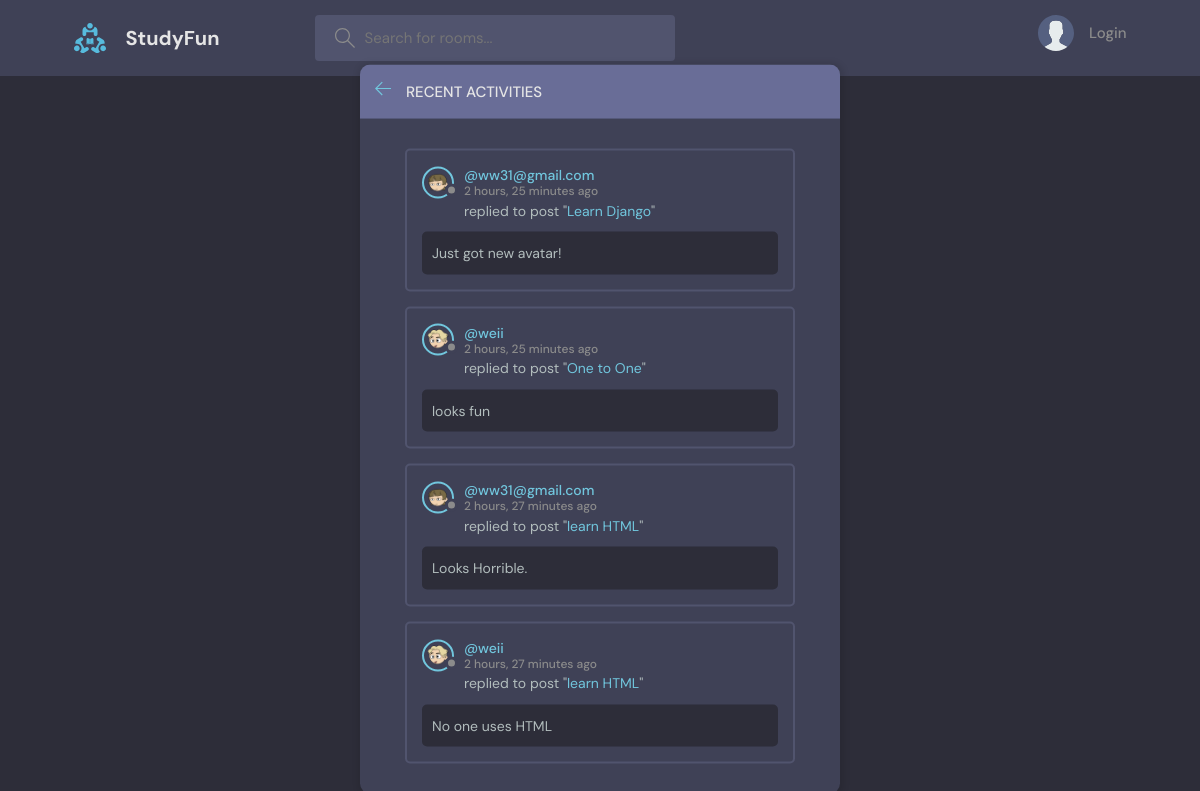
The page /activities/ on the database its author committed.
### base/models.py (models this page shows, shortened)
class Message(models.Model):
    user = models.ForeignKey(User, on_delete=models.CASCADE)
    room = models.ForeignKey(Room, on_delete=models.CASCADE)
    body = models.TextField(blank=False)
    updated = models.DateTimeField(auto_now=True)
    created = models.DateTimeField(auto_now_add=True)
    class Meta:
        ordering = ["-updated", "-created"]

class UserInfo(models.Model):
    email = models.EmailField(unique=True, null=True)
    bio = models.TextField(null=True)
    avatar = models.ImageField(null=True, default="avatar.svg")
    user = models.OneToOneField(
        User,
        on_delete=models.CASCADE,
        primary_key=True,
    )

class Room(models.Model):
    host = models.ForeignKey(User, on_delete=models.SET_NULL, null=True)
    topic = models.ForeignKey(Topic, on_delete=models.SET_NULL, null=True)
    name = models.CharField(max_length=200)
    description = models.TextField(null=True, blank=True)
    participants = models.ManyToManyField(
        User, related_name=("participants"), blank=True
    )
    updated = models.DateTimeField(auto_now=True)
    created = models.DateTimeField(auto_now_add=True)
    class Meta:
        ordering = ["-updated", "-created"]
    def __str__(self):
        return self.name

### base/views.py (the view)
# urls.py: path("activities/", views.activitiesPage, name="activities-page"),
def activitiesPage(req):
    messages_activities = Message.objects.all().order_by("-created")[:4]
    return render(req, "base/activity.html", {"activities": messages_activities})

### base/templates/base/activity.html (shortened to what this page needs)
{% extends 'main.html' %} {% block content %}
<main class="layout">
  <div class="container">
    <div class="layout__box">
      <div class="layout__boxHeader">
        <div class="layout__boxTitle">
          <a href="{% url 'home' %}">
            <svg
              version="1.1"
              xmlns="http://www.w3.org/2000/svg"
              width="32"
              height="32"
              viewBox="0 0 32 32"
            >
              <title>arrow-left</title>
              <path
                d="M13.723 2.286l-13.723 13.714 13.719 13.714 1.616-1.611-10.96-10.96h27.625v-2.286h-27.625l10.965-10.965-1.616-1.607z"
              ></path>
            </svg>
          </a>
          <h3>Recent Activities</h3>
        </div>
      </div>
      <div class="activities-page layout__body">
        {% for message in activities %}
        <div class="activities__box">
          <div class="activities__boxHeader roomListRoom__header">
            <a
              href="{% url 'user-profile' message.user.id %}"
              class="roomListRoom__author"
            >
              <div class="avatar avatar--small">
                <img src="{{message.user.userinfo.avatar.url}}" />
              </div>
              <p>
                @{{message.user}}
                <span>{{message.created|timesince}} ago</span>
              </p>
            </a>
          </div>
          <div class="activities__boxContent">
            <p>
              replied to post "<a href="{% url 'room' message.room.id %}"
                >{{message.room}}</a
              >"
            </p>
            <div class="activities__boxRoomContent">{{message.body}}</div>
          </div>
        </div>
        {% endfor %}
      </div>
    </div>
  </div>
</main>
{% endblock %}

### static/styles/style.css (style rules this page uses)
:root { --color-main: #71c6dd; --color-main-light: #e1f6fb; --color-dark: #3f4156; --color-dark-medium: #51546e; --color-dark-light: #696d97; --color-light: #e5e5e5; --color-gray: #8b8b8b; --color-light-gray: #b2bdbd; --color-bg: #2d2d39; --color-success: #5dd693; --color-error: #fc4b0b; }
* { font-family: "DM Sans", -apple-system, BlinkMacSystemFont, "Segoe UI", Roboto, Oxygen, Ubuntu, Cantarell, "Open Sans", "Helvetica Neue", sans-serif; margin: 0; padding: 0; box-sizing: border-box; text-rendering: optimizeLegibility; font-size: inherit; }
html { font-size: 56.25%; }
@media only screen and (min-width: 1200px) { html { font-size: 62.5%; } }
body { line-height: 1.6; font-weight: 400; font-size: 1.5rem; color: var(--color-light-gray); background-color: var(--color-bg); min-height: 100vh; }
img { width: 100%; }
a { display: inline-block; color: var(--color-main); text-decoration: none; }
.container { max-width: 120rem; width: 90%; margin: auto; }
.avatar { position: relative; display: inline-block; border-radius: 50%; border: 2px solid var(--color-main); }
.avatar img { display: block; border-radius: 50%; object-fit: cover; object-position: center; }
.avatar::after { content: ""; display: block; position: absolute; background-color: var(--color-gray); z-index: 111; border-radius: 50%; border: 0.3rem solid var(--color-dark); }
.avatar.avatar--small img { width: 2.8rem; height: 2.8rem; }
.avatar.avatar--small:after { width: 0.7rem; height: 0.7rem; bottom: 0px; right: -6px; }
.layout { margin-top: 2.4rem; }
.layout > .container { display: flex; justify-content: space-between; align-items: flex-start; }
.layout__box { width: 90%; max-width: 48rem; min-height: 40rem; position: absolute; top: 50%; left: 50%; transform: translate(-50%, -46%); background-color: var(--color-dark); border-radius: 1rem; box-shadow: 1px 1px 6px 3px rgba(0, 0, 0, 0.1); overflow: hidden; }
.layout__boxHeader { display: flex; padding: 1.5rem; background-color: var(--color-dark-light); }
.layout__boxTitle { display: flex; gap: 1.5rem; align-items: center; }
.layout__boxTitle h3 { text-transform: uppercase; font-weight: 500; color: var(--color-light); }
.layout__boxTitle svg { width: 1.6rem; height: 1.6rem; fill: var(--color-main); }
.layout__body { margin: 3rem; }
.roomListRoom__header { display: flex; justify-content: space-between; align-items: center; }
.roomListRoom__author { font-weight: 500; display: flex; align-items: center; gap: 1rem; }
.activities__box { margin: 1.5rem; padding: 1.5rem; border: 2px solid var(--color-dark-medium); border-radius: 5px; }
.activities__boxHeader p { font-size: 1.4rem; line-height: 1.3; }
.activities__boxHeader p span { color: var(--color-gray); font-size: 1.2rem; display: block; }
.activities__boxContent { margin-left: 4.2rem; }
.activities__boxContent { font-size: 1.4rem; }
.activities__boxRoomContent { background: var(--color-bg); padding: 1rem; border-radius: 5px; margin-top: 1rem; margin-left: -4.2rem; }

### rows shown on the page
Message: user.userinfo.avatar (picture), user "ww31@gmail.com", created "2 hours, 25 minutes", room "Learn Django", body "Just got new avatar!"
Message: user.userinfo.avatar (picture), user "weii", created "2 hours, 25 minutes", room "One to One", body "looks fun"
Message: user.userinfo.avatar (picture), user "ww31@gmail.com", created "2 hours, 27 minutes", room "learn HTML", body "Looks Horrible."
Message: user.userinfo.avatar (picture), user "weii", created "2 hours, 27 minutes", room "learn HTML", body "No one uses HTML"
